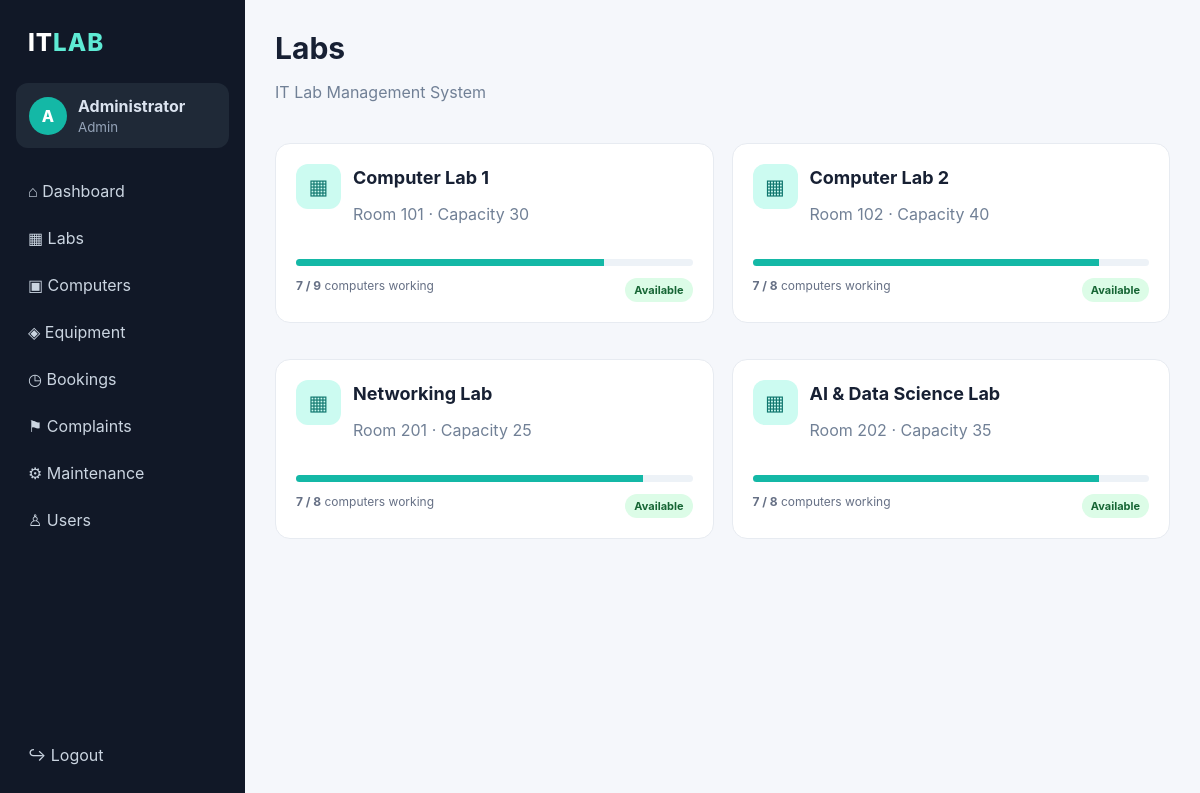
Screenshot of /labs (signed in) with the database file from the repository.
### tables this page shows
CREATE TABLE labs (
        id INTEGER PRIMARY KEY AUTOINCREMENT,
        name TEXT NOT NULL,
        room TEXT NOT NULL,
        capacity INTEGER NOT NULL,
        status TEXT NOT NULL DEFAULT 'Available'
    );

### app.py (the view)
@app.route("/labs")
@login_required
def labs():
    conn=get_db()
    rows=conn.execute("""SELECT l.*, COUNT(c.id) computers,
                         SUM(CASE WHEN c.status='Working' THEN 1 ELSE 0 END) working
                         FROM labs l LEFT JOIN computers c ON c.lab_id=l.id
                         GROUP BY l.id ORDER BY l.id""").fetchall()
    conn.close()
    return render_template("labs.html", labs=rows)

### app.py (called while the page is built)
def get_db():
    conn = sqlite3.connect(DB)
    conn.row_factory = sqlite3.Row
    return conn

def login_required(f):
    @wraps(f)
    def wrapper(*args, **kwargs):
        if "user_id" not in session:
            return redirect(url_for("login"))
        return f(*args, **kwargs)
    return wrapper

### templates/labs.html
{% extends "base.html" %}
{% block heading %}Labs{% endblock %}
{% block content %}
<div class="cards">
{% for l in labs %}
<div class="card labcard"><div class="labicon">▦</div><div><h2>{{l.name}}</h2><p class="muted">{{l.room}} · Capacity {{l.capacity}}</p></div><div class="progress"><span style="width:{{(l.working / l.computers * 100) if l.computers else 0}}%"></span></div><div class="labmeta"><b>{{l.working or 0}} / {{l.computers or 0}}</b> computers working <span class="badge available">{{l.status}}</span></div></div>
{% endfor %}
</div>
{% endblock %}

### static/style.css (style rules this page uses)
* { box-sizing:border-box }
body { margin:0;font-family:Inter,Segoe UI,Arial,sans-serif;background:#f5f7fb;color:#172033 }
h2 { margin:0;font-size:18px }
.muted,small { color:#718096 }
.card { background:white;border:1px solid #e7ebf1;border-radius:15px;padding:20px;margin-bottom:18px }
.badge { display:inline-block;background:#eef2f7;border-radius:999px;padding:5px 9px;font-size:11px;font-weight:700 }
.available,.working,.approved,.resolved { background:#dcfce7;color:#166534 }
.cards { display:grid;grid-template-columns:repeat(2,1fr);gap:18px }
.labcard { display:grid;grid-template-columns:auto 1fr;gap:12px }
.labicon { width:45px;height:45px;background:#ccfbf1;color:#0f766e;border-radius:12px;display:grid;place-items:center;font-size:21px }
.labcard h2 { margin-top:3px }
.progress { grid-column:1/-1;height:7px;background:#edf2f7;border-radius:8px;overflow:hidden;margin-top:7px }
.progress span { display:block;height:100%;background:#14b8a6 }
.labmeta { grid-column:1/-1;font-size:12px;color:#667085 }
.labmeta .badge { float:right }

### rows the page displays
labs: name "Computer Lab 1", room "Room 101", capacity "30", {{ (l.working / l.computers * 100) if l.computers else 0 }} 77.77777777777779 (drawn), working "7", computers "9", status "Available"
labs: name "Computer Lab 2", room "Room 102", capacity "40", {{ (l.working / l.computers * 100) if l.computers else 0 }} 87.5 (drawn), working "7", computers "8", status "Available"
labs: name "Networking Lab", room "Room 201", capacity "25", {{ (l.working / l.computers * 100) if l.computers else 0 }} 87.5 (drawn), working "7", computers "8", status "Available"
labs: name "AI & Data Science Lab", room "Room 202", capacity "35", {{ (l.working / l.computers * 100) if l.computers else 0 }} 87.5 (drawn), working "7", computers "8", status "Available"

### other values shown
{{ session.get('name','U')[0] }} "A"
{{ session.get('name') }} "Administrator"
{{ session.get('role')|capitalize }} "Admin"
